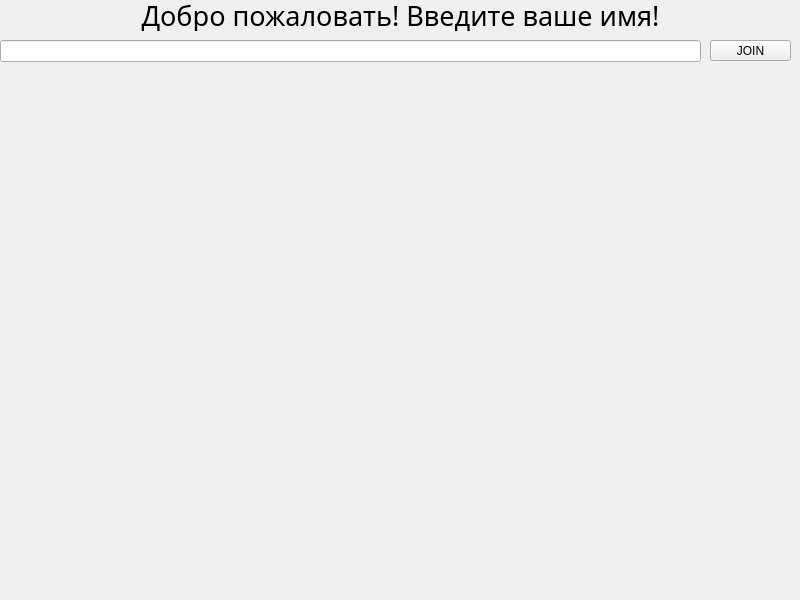
<?xml version="1.0" encoding="UTF-8"?>
<ui version="4.0">
 <class>MainWindow</class>
 <widget class="QMainWindow" name="MainWindow">
  <property name="geometry">
   <rect>
    <x>0</x>
    <y>0</y>
    <width>800</width>
    <height>600</height>
   </rect>
  </property>
  <property name="windowTitle">
   <string>MainWindow</string>
  </property>
  <widget class="QWidget" name="centralwidget">
   <widget class="QLabel" name="label_2">
    <property name="geometry">
     <rect>
      <x>10</x>
      <y>0</y>
      <width>781</width>
      <height>31</height>
     </rect>
    </property>
    <property name="font">
     <font>
      <family>Stem Bold</family>
      <pointsize>20</pointsize>
     </font>
    </property>
    <property name="text">
     <string>Добро пожаловать! Введите ваше имя!</string>
    </property>
    <property name="alignment">
     <set>Qt::AlignCenter</set>
    </property>
   </widget>
   <widget class="QPushButton" name="pushButton">
    <property name="geometry">
     <rect>
      <x>710</x>
      <y>40</y>
      <width>81</width>
      <height>21</height>
     </rect>
    </property>
    <property name="text">
     <string>JOIN</string>
    </property>
   </widget>
   <widget class="QLineEdit" name="lineEdit">
    <property name="geometry">
     <rect>
      <x>0</x>
      <y>40</y>
      <width>701</width>
      <height>22</height>
     </rect>
    </property>
   </widget>
   <widget class="QLabel" name="label">
    <property name="geometry">
     <rect>
      <x>280</x>
      <y>100</y>
      <width>250</width>
      <height>400</height>
     </rect>
    </property>
    <property name="maximumSize">
     <size>
      <width>250</width>
      <height>400</height>
     </size>
    </property>
    <property name="sizeIncrement">
     <size>
      <width>0</width>
      <height>0</height>
     </size>
    </property>
    <property name="baseSize">
     <size>
      <width>0</width>
      <height>0</height>
     </size>
    </property>
    <property name="text">
     <string/>
    </property>
    <property name="pixmap">
     <pixmap>icon.png</pixmap>
    </property>
    <property name="scaledContents">
     <bool>true</bool>
    </property>
    <property name="alignment">
     <set>Qt::AlignCenter</set>
    </property>
    <property name="wordWrap">
     <bool>false</bool>
    </property>
    <property name="margin">
     <number>0</number>
    </property>
   </widget>
  </widget>
 </widget>
 <resources/>
 <connections/>
</ui>
